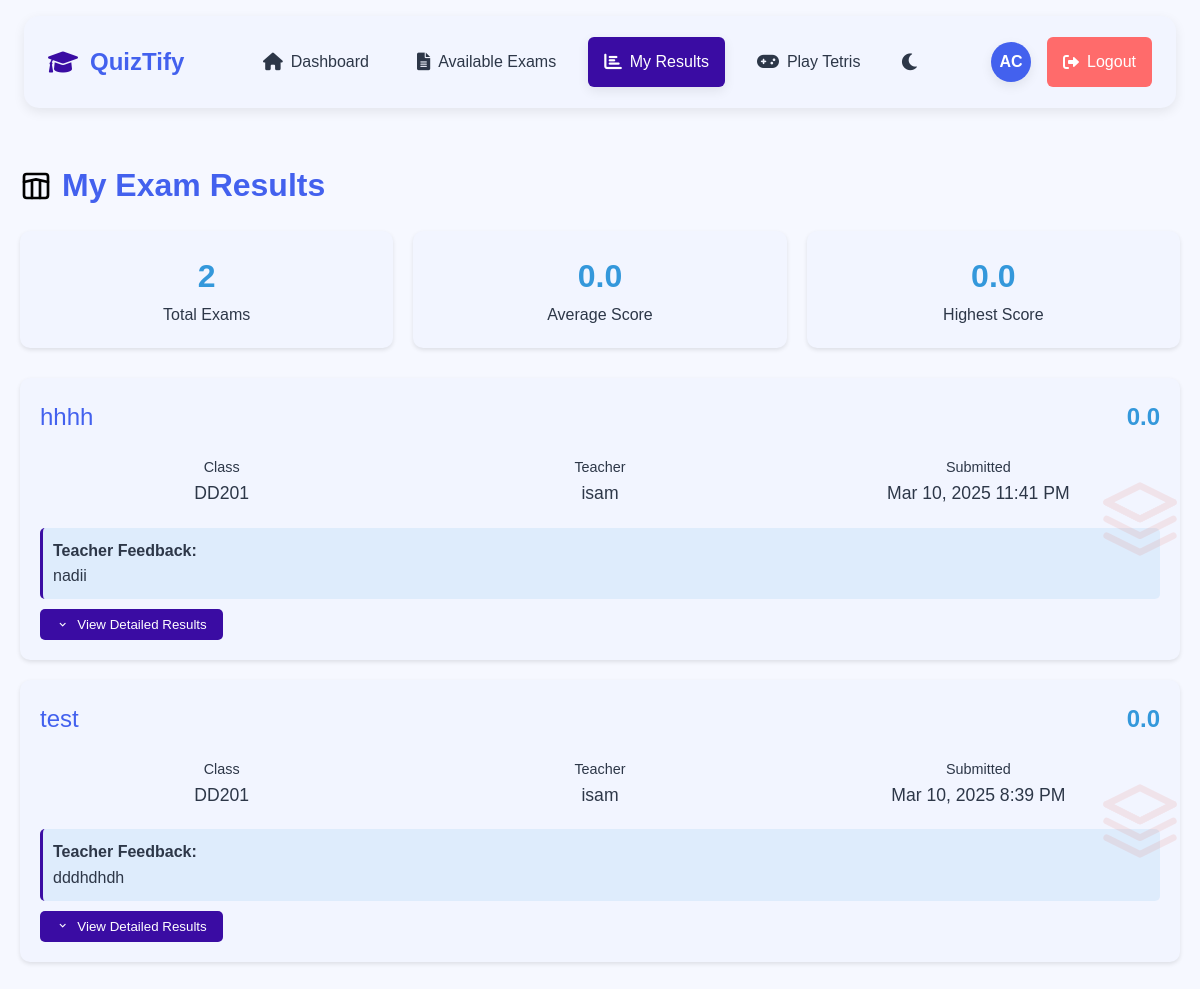
/student/my-results.php (signed in), run on an earlier commit of the app's database.
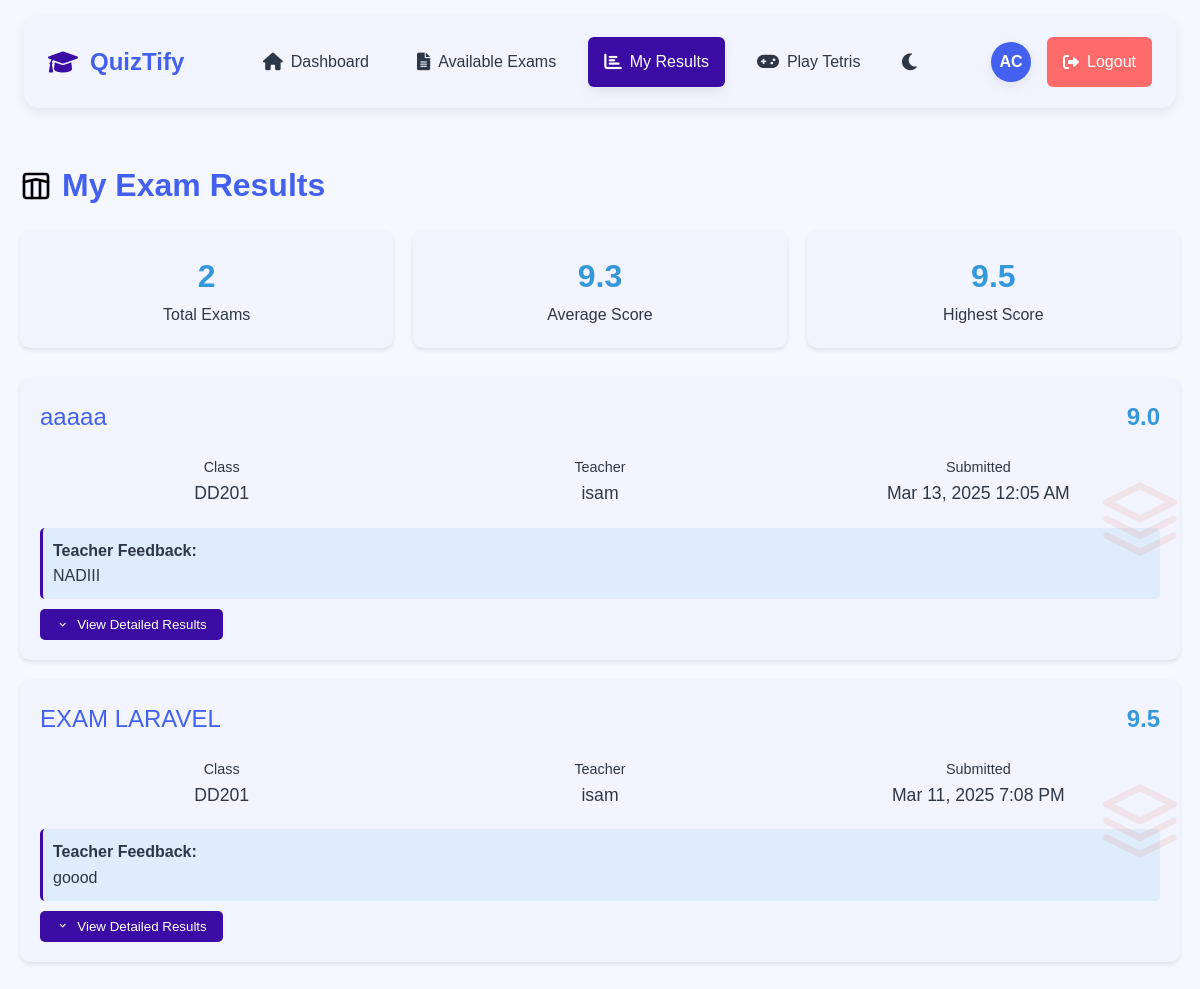
And on a later commit of the database.
### tables this page shows
CREATE TABLE `exam_attempts` (
  `id` int(11) NOT NULL,
  `exam_id` int(11) NOT NULL,
  `student_id` int(11) NOT NULL,
  `start_time` datetime NOT NULL,
  `end_time` datetime DEFAULT NULL,
  `is_completed` tinyint(1) DEFAULT 0,
  `score` decimal(5,2) DEFAULT NULL,
  `graded_by` int(11) DEFAULT NULL,
  `created_at` timestamp NOT NULL DEFAULT current_timestamp(),
  `published` tinyint(1) NOT NULL DEFAULT 0,
  `teacher_feedback` text DEFAULT NULL,
  `graded_at` timestamp NULL DEFAULT NULL,
  `violations` int(11) DEFAULT 0
);

CREATE TABLE `exams` (
  `id` int(11) NOT NULL,
  `title` varchar(255) NOT NULL,
  `description` text DEFAULT NULL,
  `is_published` tinyint(1) NOT NULL DEFAULT 0,
  `start_date` datetime NOT NULL,
  `end_date` datetime NOT NULL,
  `created_by` int(11) NOT NULL,
  `created_at` timestamp NOT NULL DEFAULT current_timestamp(),
  `total_points` enum('10','20','40','100') NOT NULL DEFAULT '10',
  `attempts_allowed` int(11) NOT NULL DEFAULT 1,
  `passing_score` int(11) NOT NULL DEFAULT 60,
  `has_timer` tinyint(1) DEFAULT 0,
  `duration_minutes` int(11) DEFAULT NULL
);

CREATE TABLE `users` (
  `id` int(11) NOT NULL,
  `username` varchar(50) NOT NULL,
  `password` varchar(255) NOT NULL,
  `email` varchar(100) NOT NULL,
  `role` enum('admin','teacher','student') NOT NULL DEFAULT 'student',
  `department` varchar(100) DEFAULT NULL,
  `status` enum('active','inactive') NOT NULL DEFAULT 'active',
  `full_name` varchar(100) NOT NULL,
  `created_at` timestamp NOT NULL DEFAULT current_timestamp(),
  `last_login` timestamp NULL DEFAULT NULL,
  `classroom_id` int(11) DEFAULT NULL,
  `is_approved` tinyint(1) DEFAULT 0
);

### student/my-results.php (the view, shortened to what the changed rows need)
<?php
try {
    $conn = getDBConnection();
    $student_id = $_SESSION['user_id'];
    $stmt = $conn->prepare("
        SELECT
            ea.id as attempt_id,
            ea.score,
            ea.start_time,
            ea.end_time,
            ea.published,
            ea.teacher_feedback,
            e.title as exam_title,
            e.total_points,
            e.passing_score,
            u.full_name as teacher_name,
            c.name as classroom_name,
            c.department,
            GROUP_CONCAT(
                CONCAT(
                    q.question_text, '::',
                    COALESCE(sa.answer_text, ''), '::',
                    COALESCE(sa.points_earned, 0), '::',
                    q.points, '::',
                    COALESCE(sa.teacher_comment, ''), '::',
                    q.question_type, '::',
                    COALESCE(mo.option_text, '')
                )
                SEPARATOR '|||'
            ) as answers
        FROM exam_attempts ea
        JOIN exams e ON ea.exam_id = e.id
        JOIN users u ON e.created_by = u.id
        JOIN exam_classrooms ec ON e.id = ec.exam_id
        JOIN classrooms c ON ec.classroom_id = c.id
        LEFT JOIN student_answers sa ON ea.id = sa.attempt_id
        LEFT JOIN questions q ON sa.question_id = q.id
        LEFT JOIN mcq_options mo ON sa.selected_option_id = mo.id
        WHERE ea.student_id = ? AND ea.is_completed = 1
        GROUP BY
            ea.id,
            ea.score,
            ea.start_time,
            ea.end_time,
            ea.published,
            ea.teacher_feedback,
            e.title,
            e.total_points,
            e.passing_score,
            u.full_name,
            c.name,
            c.department
        ORDER BY ea.end_time DESC
    ");
    $stmt->execute([$student_id]);
    $attempts = $stmt->fetchAll(PDO::FETCH_ASSOC);
    $total_exams = count($attempts);
    $total_score = 0;
    $highest_score = 0;
    foreach ($attempts as $attempt) {
        $total_score += $attempt['score'];
        $highest_score = max($highest_score, $attempt['score']);
    }
    $average_score = $total_exams > 0 ? $total_score / $total_exams : 0;
} catch (Exception $e) {
    error_log("Error in my-results.php: " . $e->getMessage());
    setFlashMessage('error', 'An error occurred while loading your results.');
    $attempts = [];
    $total_exams = 0;
    $average_score = 0;
    $highest_score = 0;
}
?>
<!DOCTYPE html>
<html lang="en">
<head>
    <link href='https://unpkg.com/boxicons@2.1.4/css/boxicons.min.css' rel='stylesheet'>
    <link rel="stylesheet" href="https://cdnjs.cloudflare.com/ajax/libs/font-awesome/6.0.0/css/all.min.css">
</head>
<body>
    <?php include '../includes/student-nav.php'; ?>
    <div class="container">
        <h1 class="page-title">
            <img alt="Exam">
            My Exam Results
        </h1>
        <div class="stats-grid">
            <div class="stat-card">
                <div class="stat-value"><?php echo number_format($average_score, 1); ?></div>
                <div class="stat-label">Average Score</div>
            </div>
            <div class="stat-card">
                <div class="stat-value"><?php echo number_format($highest_score, 1); ?></div>
                <div class="stat-label">Highest Score</div>
            </div>
        </div>
        <?php if (empty($attempts)): ?>
            <div class="no-results">
                <i class="fas fa-clipboard-list"></i>
                <h3>No Exam Results Yet</h3>
                <p>You haven't taken any exams yet. Check your dashboard for available exams.</p>
            </div>
        <?php else: ?>
            <?php foreach ($attempts as $attempt): ?>
                <div class="result-card">
                    <div class="exam-header">
                        <div class="exam-title"><?php echo htmlspecialchars($attempt['exam_title']); ?></div>
                        <div class="exam-score"><?php echo number_format($attempt['score'], 1); ?></div>
                    </div>
                    <div class="exam-meta">
                        <div class="meta-item">
                            <div class="meta-label">Class</div>
                            <div class="meta-value"><?php echo htmlspecialchars($attempt['classroom_name']); ?></div>
                        </div>
                        <div class="meta-item">
                            <div class="meta-label">Teacher</div>
                            <div class="meta-value"><?php echo htmlspecialchars($attempt['teacher_name']); ?></div>
                        </div>
                        <div class="meta-item">
                            <div class="meta-label">Submitted</div>
                            <div class="meta-value"><?php echo date('M j, Y g:i A', strtotime($attempt['end_time'])); ?></div>
                        </div>
                    </div>
                    <?php if ($attempt['teacher_feedback']): ?>
                        <div class="teacher-feedback">
                            <strong>Teacher Feedback:</strong>
                            <p><?php echo nl2br(htmlspecialchars($attempt['teacher_feedback'])); ?></p>
                        </div>
                    <?php endif; ?>
                    <?php if ($attempt['published']): ?>
                        <button class="toggle-answers" onclick="toggleAnswers(<?php echo $attempt['attempt_id']; ?>)">
                            <i class='bx bx-chevron-down'></i> View Detailed Results
                        </button>
                    <?php endif; ?>
                </div>
            <?php endforeach; ?>
        <?php endif; ?>
    </div>
</body>
</html>

What changed in the data, as far as the page shows it:
removed exam_attempts: exam.title "hhhh", score "0.0", classroom_name "DD201", users.full_name "isam", end_time "Mar 10, 2025 11:41 PM", teacher_feedback "nadii"
removed exam_attempts: exam.title "test", score "0.0", classroom_name "DD201", users.full_name "isam", end_time "Mar 10, 2025 8:39 PM", teacher_feedback "dddhdhdh"
added exam_attempts: exam.title "aaaaa", score "9.0", classroom_name "DD201", users.full_name "isam", end_time "Mar 13, 2025 12:05 AM", teacher_feedback "NADIII"
added exam_attempts: exam.title "EXAM LARAVEL", score "9.5", classroom_name "DD201", users.full_name "isam", end_time "Mar 11, 2025 7:08 PM", teacher_feedback "goood"
Also different on the page:
$average_score: "0.0" → "9.3"
$highest_score: "0.0" → "9.5"
